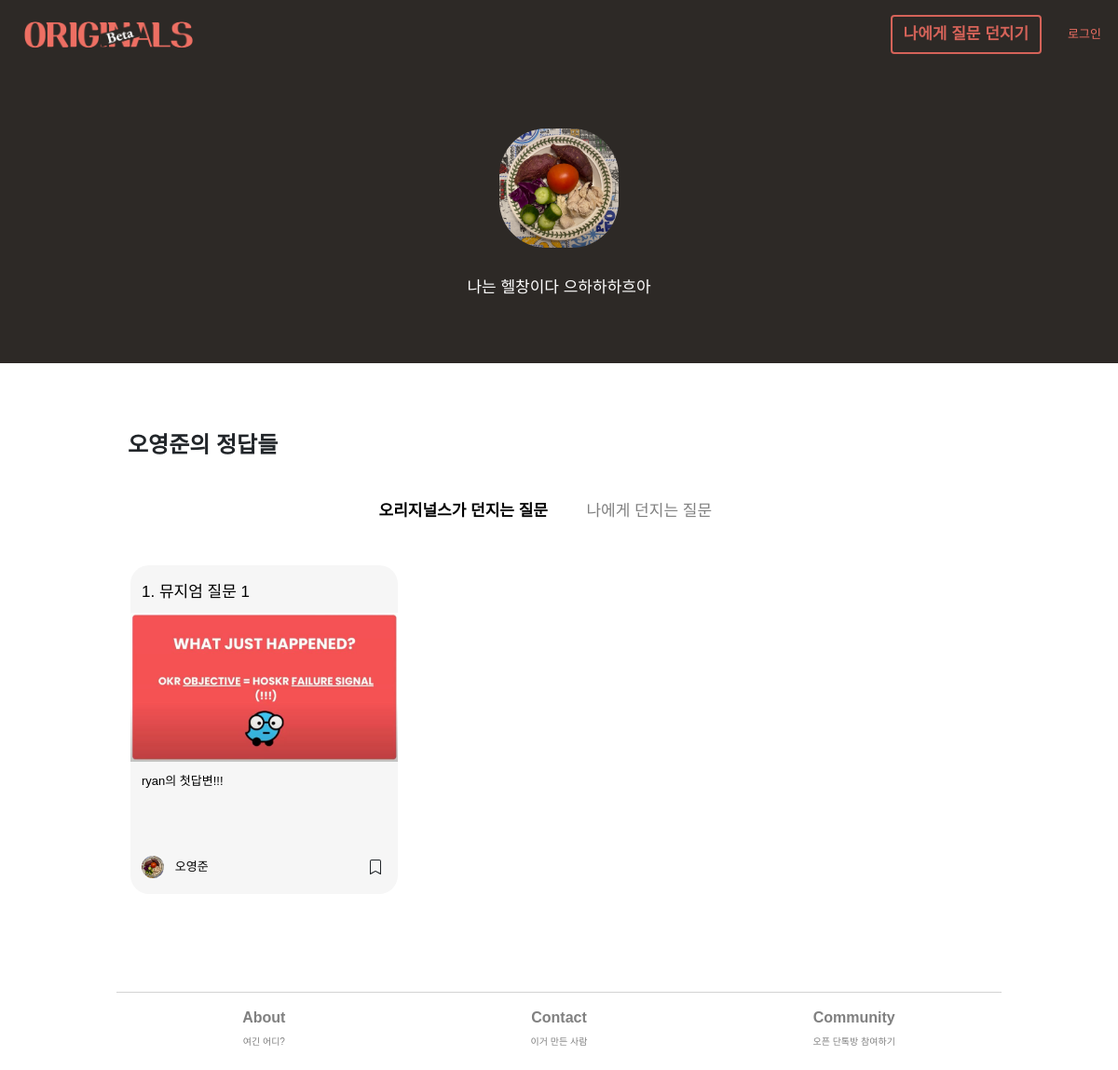
Screenshot of /profile/ryan with the database file from the repository.
### member/models.py (models this page shows, shortened)
class UserInfo(models.Model):
    objects = models.Manager()
    this_user = models.OneToOneField(User, on_delete=models.CASCADE, related_name = 'userinfo', null=True, default=None) ## UserInfo가 생성될 때마다 user에게 link된다.
    real_name = models.CharField(max_length=20, blank=True, default="내 이름")
    profile_image = models.ImageField(null=True, upload_to="profile_images", default="default_psa.jpg")
    self_intro = models.CharField(max_length=140, blank=True, default="나에 대한 간단한 소개")
    slug = models.SlugField(max_length=100, allow_unicode=True, null=False, blank=False)
    persona_type = models.CharField(max_length=50, null=False)
    is_editor = models.BooleanField(default=False)
    saved_answers = models.ForeignKey(AnswersForFromUs, on_delete=models.CASCADE, related_name = 'userinfo', null=True, default=None)

### main/models.py (models this page shows, shortened)
class AnswersForFromUs(models.Model):
    objects = models.Manager()
    type = models.CharField(max_length=10, default='us', blank=True)
    question_id = models.ForeignKey(QuestionsFromUs, on_delete=models.CASCADE, related_name='answerforfromus', null=False, default=None)
    author_id = models.ForeignKey(User, on_delete=models.CASCADE, related_name='answerforfromus', null=False)
    body = models.CharField(max_length=10000, blank=True) # 답변을 하지 않고 저장하는 경우--null=True 필요없나?
    image = models.ImageField(null=True, blank=True, upload_to='answer_img')
    created_at = models.DateField(auto_now_add=False)
    updated_at = models.DateField(auto_now_add=True)
    created_at_time = models.DateTimeField(auto_now_add=True, null=True, blank=True)
    is_shared = models.BooleanField(default=True)
    on_magazine = models.BooleanField(default=False)

class QuestionsFromUs(models.Model):
    objects = models.Manager()
    question_no = models.IntegerField(null=True)
    title = models.CharField(max_length = 100, blank=False)
    body = models.TextField(blank=True)
    image = models.ImageField(null=True, blank=True, upload_to="question_img")
    is_nudge = models.BooleanField(default=False)
    created_at = models.DateField(auto_now_add=True)

### main/views.py (the view)
# urls.py: path('profile/<str:username>', views.profile, name='others-profile'),
def profile(request, username):
    navbar_context = navbar(request)
    from_profile_page = 'True'
    profile_owner = User.objects.get(username=username)
    if profile_owner == request.user:
        owner_info = UserInfo.objects.get(this_user=request.user)
        owner_ans_us = AnswersForFromUs.objects.filter(author_id=request.user).order_by('-created_at_time')
        if not owner_ans_us:
            owner_ans_us = 'None'
        else:
            pass
        owner_ans_self = AnswersForFromSelf.objects.filter(author_id=request.user).order_by('-created_at_time')
        if not owner_ans_self:
            owner_ans_self = "None"
        else:
            pass
        is_owner = 'True'
        us_saved_by_user = SavedAnswers.objects.filter(bookmarker=request.user, ans_type='us').values_list('ans_us_ref', flat=True)
        list__us_saved_by_user = list(us_saved_by_user)
        if not us_saved_by_user:
            list__us_bookmarked = "None"
        else:
            list__us_bookmarked = []
            for i in list__us_saved_by_user:
                new = AnswersForFromUs.objects.get(id=i)
                list__us_bookmarked.append(new)
        self_saved_by_user = SavedAnswers.objects.filter(bookmarker=request.user, ans_type='self').values_list('ans_self_ref', flat=True)
        list__self_saved_by_user = list(self_saved_by_user)
        if not self_saved_by_user:
            list__self_bookmarked = "None"
        else:
            list__self_bookmarked = []
            for i in list__self_saved_by_user:
                new = AnswersForFromSelf.objects.get(id=i)
                list__self_bookmarked.append(new)
        pre_context = {
            'current_user' : request.user,
            'owner_info' : owner_info,
            'owner_ans_us' : owner_ans_us,
            'owner_ans_self' : owner_ans_self,
            'is_owner' : is_owner,
            'list__us_bookmarked' : list__us_bookmarked,
            'list__self_bookmarked' : list__self_bookmarked,
            'list__us_saved_by_user' : list__us_saved_by_user,
            'list__self_saved_by_user' : list__self_saved_by_user,
            'from_profile_page' : from_profile_page,
        }
        context = {**pre_context, **navbar_context}
        return render(request, 'main/profile.html', context)
    else:
        is_owner = 'False'
        owner_ans_us = AnswersForFromUs.objects.filter(author_id=profile_owner, is_shared=True).order_by('-created_at_time')
        owner_ans_self = AnswersForFromSelf.objects.filter(author_id=profile_owner, is_shared=True).order_by('-created_at_time')
        if request.user.is_authenticated:
            us_saved_by_user = SavedAnswers.objects.filter(bookmarker=request.user, ans_type='us').values_list('ans_us_ref', flat=True)
            self_saved_by_user = SavedAnswers.objects.filter(bookmarker=request.user, ans_type='self').values_list('ans_self_ref', flat=True)
            list__us_saved_by_user = list(us_saved_by_user)
            list__self_saved_by_user = list(self_saved_by_user)
            pre_context = {
                'owner_info' : profile_owner.userinfo,
                'owner_ans_us' : owner_ans_us,
                'owner_ans_self' : owner_ans_self,
                'list__us_saved_by_user' : list__us_saved_by_user,
                'list__self_saved_by_user' : list__self_saved_by_user,
                'is_owner' : is_owner,
                'from_profile_page' : from_profile_page,
            }
        else:
            pre_context = {
                'owner_info' : profile_owner.userinfo,
                'owner_ans_us' : owner_ans_us,
                'owner_ans_self' : owner_ans_self,
                'is_owner' : is_owner,
                'from_profile_page' : from_profile_page,
            }
        context = {**pre_context, **navbar_context}
        return render(request, 'main/profile.html', context)

### main/views.py (called while the page is built)
def navbar(request):
    if request.user.is_authenticated:
        navbar_this_user = request.user
        try:
            navbar_this_userinfo = UserInfo.objects.get(this_user=navbar_this_user)
            navbar_authenticated = 'True'
            navbar_context = {
                'navbar_authenticated' : navbar_authenticated,
                'navbar_this_user' : navbar_this_user.username,
                'navbar_this_userinfo' : navbar_this_userinfo,
            }
        except ObjectDoesNotExist:
            navbar_authenticated = 'False'
            navbar_context = {
                navbar_authenticated : navbar_authenticated,
                'navbar_this_user' : navbar_this_user.username,
            }
    else:
        navbar_authenticated = 'False'
        navbar_context = {
            'navbar_authenticated' : navbar_authenticated,
        }
    return navbar_context

### main/templates/main/profile.html (shortened to what this page needs)
{% extends 'main/base.html' %}
{% block banner %}
<div class="row banner-row justify-content-center">
    <div class="row-h-40"></div>
    <div class="col-10 col-md-8 my-auto">
        <div class="row justify-content-center">
            <div class="col center my-auto">
                <img class='profile-img-large link' onclick="editProfile()" src='{{owner_info.profile_image.url}}'/>
            </div>
        </div>
        <div class="row-h-20"></div>
        <div class="row justify-content-center">
            <div class="col-12 col-md-9 text-m profile-intro center">
                <div class="link" onclick="editProfile()">{{owner_info.self_intro}}</div>
            </div>
        </div>
    </div>
    <div class="row-h-20"></div>
</div>
{% endblock %}
{% block content %}
<div class="row-h-40 pc-only"></div>
<div class="row justify-content-center">
    <div class="col-11 col-md-12">
        <div class="row">
            <div class="col-8 text-l left">
                {{owner_info.real_name}}의 정답들
            </div>
        </div>
    </div>
</div>
<div class="row-h-20"></div>
<div class="row justify-content-center">
    <div class="col-12 col-md-6" id='profile-tab-col'>
        <div class="row justify-content-center">
            <div class="col-6 right">
                <label class='radio-btn-label'>
                    <span class="text-m" id='radio-orig-text' style='color:black; font-weight:800;'>오리지널스가 던지는 질문</span>
                </label>
            </div>
            <div class="col-6 ">
                <label class='radio-btn-label'>
                    <span class="text-m" id='radio-self-text' style='color:grey;'>나에게 던지는 질문</span>
                </label>
            </div>
        </div>
    </div>
</div>
<div class="row" id='my-answers'>
    <div class="col">
        <div class="row ans-orig fade-in" id='' style='display:flex;'>
            {% if owner_ans_us == 'None' %}
            <div class="row-h-40"></div>
            <div class="col-12 text-center text-s">지금 나의 첫 정답을 기록해봐요.</div>
            <div class="col-12 text-center">
                <button class="btn btn-primary" onclick="location.href='/question-from-originals'">오늘의 질문 받기</button>
            </div>
            {% else %}
            {% for u in owner_ans_us %}
            <div class="col-12 col-md-4">
                <div class="row align-middle">
                    <div class="card card-body grid-card col">
                        <a href="/originals-answer/{{u.id}}" id="my-click-id-{{u.id}}" onclick="TrackClicksUs(id)">
                            <div class="row">
                                <div class="col">
                                    <div class="text-m">{{u.question_id.question_no}}. {{u.question_id.title}}</div>
                                </div>
                            </div>
                            <div class="row list-img-container-row">
                                <div class="col list-img-container-col">
                                    <img class='question-img-list' src="{{u.image.url}}" alt="none">
                                </div>
                            </div>
                            <div class="row">
                                <div class="col">
                                    <p class='text-s link textbunch truncate'>{{u.body}}</p>
                                </div>
                            </div>
                        </a>
                        <div class="row">
                            <div class="col-2 my-auto text-center">
                                <a href='/profile/{{u.author_id.username}}'><img class='profile-img-list' src="{{u.author_id.userinfo.profile_image.url}}" alt="none"></a>
                            </div>
                            <div class="col-8 my-auto left col-wo-padding-left">
                                <div class='text-s'><a href='/profile/{{u.author_id.username}}'>{{u.author_id.userinfo.real_name}}</a></div>
                            </div>
                            <div class="col-2 my-auto text-center">
                                {% if u.id in list__us_saved_by_user %}
                                <div class='bookmark-orig' id='us-ans-id-{{u.id}}' onclick="BookmarkUs(id)">
                                    <svg class="bookmark-icon bi bi-bookmark-fill"  xmlns="http://www.w3.org/2000/svg" width="16" height="16" fill="currentColor" viewBox="0 0 16 16">
                                        <path d="M2 2v13.5a.5.5 0 0 0 .74.439L8 13.069l5.26 2.87A.5.5 0 0 0 14 15.5V2a2 2 0 0 0-2-2H4a2 2 0 0 0-2 2z"/>
                                        </svg>
                                </div>
                                {% else %}
                                <div class='bookmark-orig' id='us-ans-id-{{u.id}}' onclick="BookmarkUs(id)">
                                </div>
                                {% endif %}
                            </div>
                        </div>
                    </div>
                </div>
            </div>
            {% endfor %}
            {% endif %}
        </div>
    </div>
</div>
{% endblock %}

### static/base.css (style rules this page uses)
a { text-decoration: none !important; color: black !important; }
body { font-family : 'NanumSquare', sans-serif !important; min-height: 100vh; display: flex; flex-direction: column; }
.row { margin-top: 10px !important; }
.row-h-20 { height: 20px; }
.row-h-40 { height: 40px; }
.col-wo-padding-left { padding-left: 0px !important; }
#profile-tab-col { padding-right: 0px; padding-left: 0px; }
.grid-card { margin : 15px !important; border-radius: 20px !important; border-color: transparent !important; background-color: #F6F6F6 !important; padding-right: 11px !important ; padding-left: 11px !important ; padding-top: 5px !important; transition: transform 100ms cubic-bezier(.877, .079, .123, .985), -webkit-transform 100ms cubic-bezier(.877, .079, .123, .985); }
.right { text-align: right; }
.left { text-align: left; }
.center { text-align: center; }
.radio-btn-label { cursor: pointer }
.text-l { font-size: 1.5rem; font-weight: 800; }
.text-m { font-size: 1.063rem; }
.text-s { font-size: 0.813rem; }
.textbunch { line-height: 1.75; }
.truncate { overflow: hidden; height : 4rem; }
.profile-img-list { height: 1.5rem; width: auto; border-radius: 50px; }
.profile-img-large { height: 8rem; width: auto; border-radius: 50px; }
.question-img-list { width: 100%; }
.list-img-container-row { height: 10rem; overflow: hidden; display: flex; align-items: center; justify-content: center; margin-right: 0px; margin-left: 0px; }
.list-img-container-col { padding-right: 0px !important; padding-left: 0px !important; }
.bookmark-icon { cursor: pointer; }
.banner-row { margin-top: 0px !important; height: 350px; background-color: #2D2926 !important; color: white; }
.profile-intro { color: white; }
.fade-in { animation: fadein 1s; }

### rows the page displays
UserInfo: profile_image (picture), self_intro "나는 헬창이다 으하하하흐아", real_name "오영준"
AnswersForFromUs: question_id.question_no "1", question_id "뮤지엄 질문 1", image (picture), body "ryan의 첫답변!!!", author_id.userinfo.profile_image (picture), author_id.userinfo.real_name "오영준"
